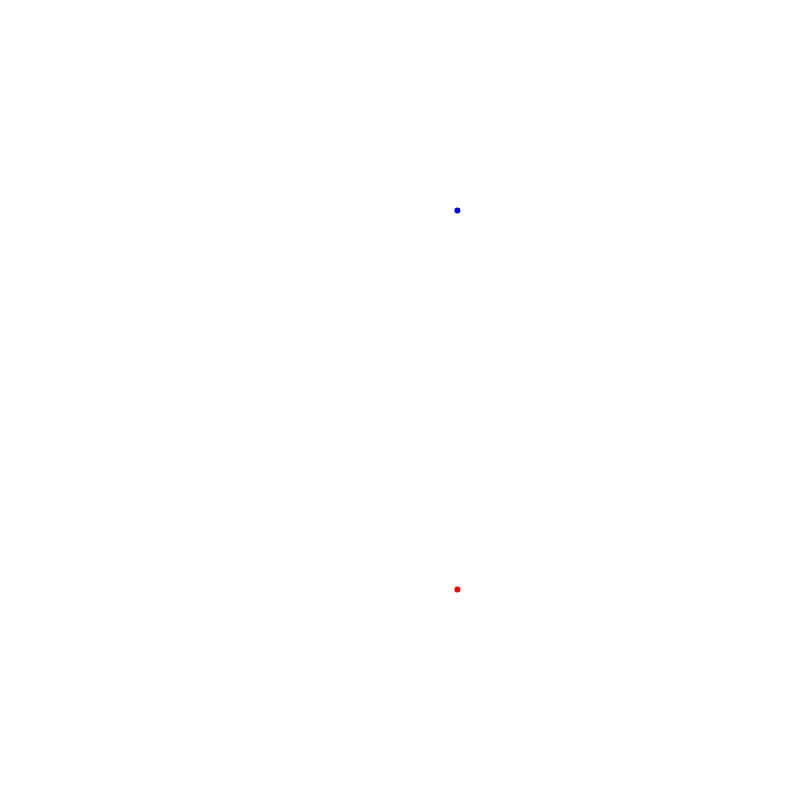
Frame 1 (no input)
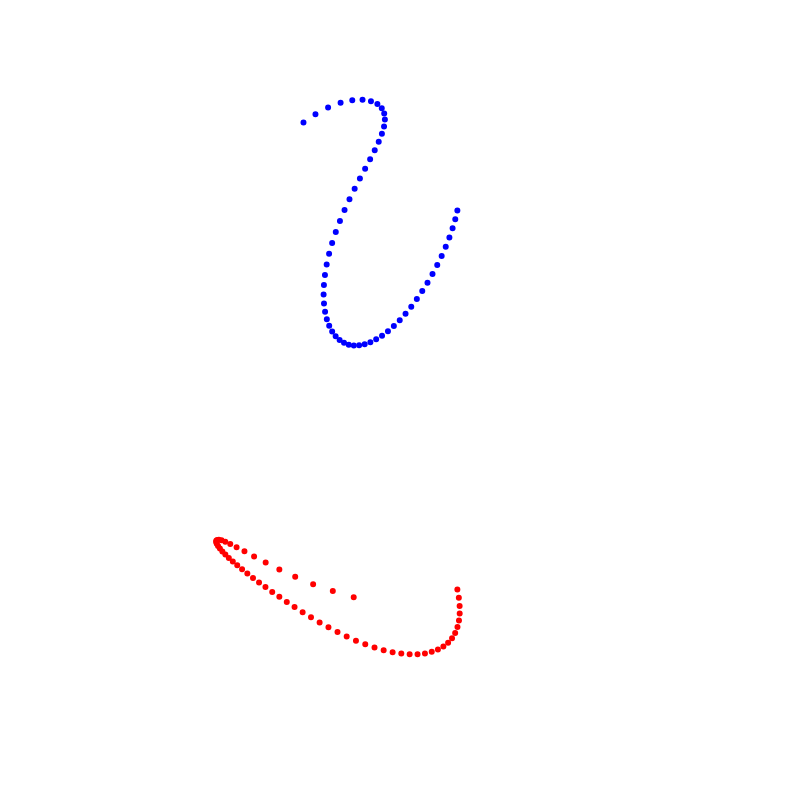
Frame 60 (no input)
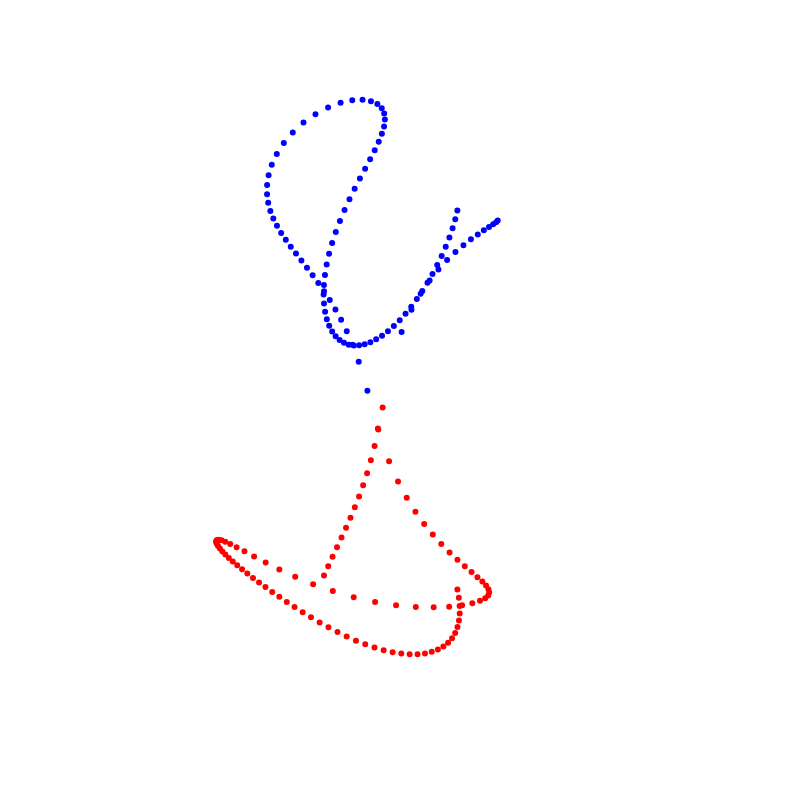
Frame 120 (the mouse pressed at the canvas centre since frame 60)

The p5.js sketch that drew these frames (run headless with seeded random() and noise() and a simulated clock; from frame 60 on, the mouse is pressed at the canvas centre):

// p5.js sketch
// ── sketch.js
let T = 0.0;
let Height = 800;
let Width = 800;

function setup() {
    createCanvas(Width, Height);
//    background(0);
}

function retP(x1, y1, r1, x2, y2, r2) {
    let dx = x1 - x2;
    let dy = y1 - y2;

    let Q = dx**2 + dy**2;
    let P = r1 + r2;
    let T = r1 - r2;
    let S = (-Q + P**2) * (Q - T**2);
    let K = Q + P * T;
    
    let sx1 = (-dx * K + dy * Math.sqrt(S)) / 2 / Q;
    let sy1 = -(dy * K + dx * Math.sqrt(S)) / 2 / Q;

    let sx2 = -(dx * K + dy * Math.sqrt(S)) / 2 / Q;
    let sy2 = (-dy * K + dx * Math.sqrt(S)) / 2 / Q;

    let ix1 = sx1 + x1;
    let iy1 = sy1 + y1;

    let ix2 = sx2 + x1;
    let iy2 = sy2 + y1;
    
    if (S >= 0) {
	return [ix1, iy1, ix2, iy2];
    } else {
	return null;
    }
}

function draw() {
//    background(0);

    translate(Width / 2, Height / 2);
    scale(2);
    //rotate(0.04*T);
    
    let x1 = -95 + 50*Math.cos(5*T);
    let y1 = 50*Math.sin(5*T);
    let r1 = 120; 

    let x2 = 95 + 50*Math.cos(3.2*T);
    let y2 = 50*Math.sin(3.2*T);
    let r2 = 150;

    //background(255);
    stroke(0);
    fill(0,0,0,0);
    //line(-95, 0, x1, y1);
    //line(95, 0, x2, y2);
    //ellipse(x1, y1, 2*r1, 2*r1);
    //ellipse(x2, y2, 2*r2, 2*r2);
    
    
    let v = retP(x1, y1, r1, x2, y2, r2);
    if(v != null) {
	let [ix1, iy1, ix2, iy2] = v;
	stroke(255, 0, 0);
	fill(255, 0, 0);
	ellipse(ix1, iy1, 2, 2);
	fill(0, 0, 255);
	stroke(0,0,255);
	ellipse(ix2, iy2, 2, 2);
	//line(x1, y1, ix1, iy1);
	//line(x2, y2, ix1, iy1);
    }
    T += 0.02;
}
